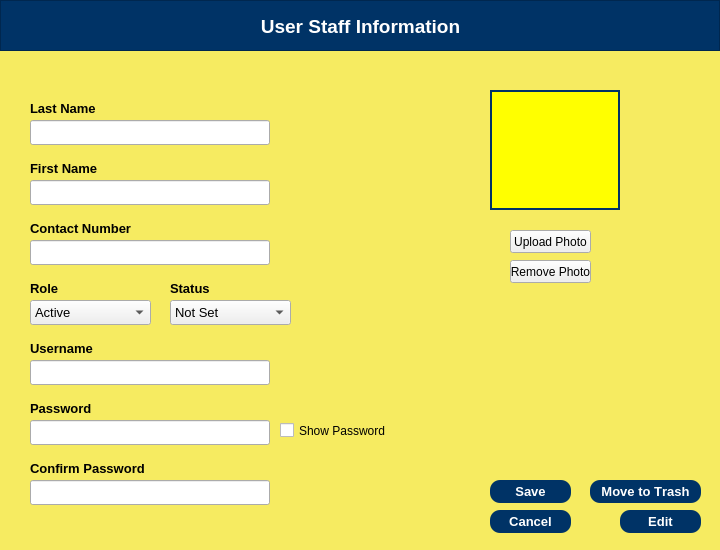
<?xml version="1.0" encoding="UTF-8"?>
<ui version="4.0">
 <class>Dialog</class>
 <widget class="QDialog" name="Dialog">
  <property name="geometry">
   <rect>
    <x>0</x>
    <y>0</y>
    <width>720</width>
    <height>550</height>
   </rect>
  </property>
  <property name="maximumSize">
   <size>
    <width>720</width>
    <height>550</height>
   </size>
  </property>
  <property name="windowTitle">
   <string>Dialog</string>
  </property>
  <widget class="QWidget" name="widgetviewUser" native="true">
   <property name="geometry">
    <rect>
     <x>0</x>
     <y>0</y>
     <width>720</width>
     <height>550</height>
    </rect>
   </property>
   <property name="font">
    <font>
     <family>Arial</family>
     <kerning>false</kerning>
    </font>
   </property>
   <property name="styleSheet">
    <string notr="true">QWidget #widgetviewUser {
	background-color:  rgb(246, 235, 97);
}</string>
   </property>
   <widget class="QFrame" name="frame">
    <property name="geometry">
     <rect>
      <x>0</x>
      <y>0</y>
      <width>720</width>
      <height>51</height>
     </rect>
    </property>
    <property name="font">
     <font>
      <family>Arial</family>
      <kerning>false</kerning>
     </font>
    </property>
    <property name="styleSheet">
     <string notr="true">background-color: rgb(0, 51, 102);
color: white;</string>
    </property>
    <property name="frameShape">
     <enum>QFrame::StyledPanel</enum>
    </property>
    <property name="frameShadow">
     <enum>QFrame::Raised</enum>
    </property>
    <widget class="QLabel" name="label">
     <property name="geometry">
      <rect>
       <x>210</x>
       <y>16</y>
       <width>301</width>
       <height>20</height>
      </rect>
     </property>
     <property name="font">
      <font>
       <family>Arial</family>
       <pointsize>14</pointsize>
       <weight>75</weight>
       <bold>true</bold>
       <kerning>false</kerning>
      </font>
     </property>
     <property name="text">
      <string>User Staff Information</string>
     </property>
     <property name="alignment">
      <set>Qt::AlignCenter</set>
     </property>
    </widget>
   </widget>
   <widget class="QLabel" name="label_2">
    <property name="geometry">
     <rect>
      <x>30</x>
      <y>100</y>
      <width>81</width>
      <height>16</height>
     </rect>
    </property>
    <property name="font">
     <font>
      <family>Arial</family>
      <pointsize>10</pointsize>
      <weight>75</weight>
      <bold>true</bold>
      <kerning>false</kerning>
     </font>
    </property>
    <property name="text">
     <string>Last Name</string>
    </property>
   </widget>
   <widget class="QPushButton" name="pushBtnEditUser">
    <property name="geometry">
     <rect>
      <x>620</x>
      <y>510</y>
      <width>81</width>
      <height>23</height>
     </rect>
    </property>
    <property name="font">
     <font>
      <family>Arial</family>
      <pointsize>10</pointsize>
      <weight>75</weight>
      <bold>true</bold>
      <kerning>false</kerning>
     </font>
    </property>
    <property name="styleSheet">
     <string notr="true">background-color: rgb(0, 51, 102);
color: white;
border-radius: 10px;</string>
    </property>
    <property name="text">
     <string>Edit</string>
    </property>
    <property name="checkable">
     <bool>false</bool>
    </property>
   </widget>
   <widget class="QLabel" name="label_3">
    <property name="geometry">
     <rect>
      <x>30</x>
      <y>160</y>
      <width>81</width>
      <height>16</height>
     </rect>
    </property>
    <property name="font">
     <font>
      <family>Arial</family>
      <pointsize>10</pointsize>
      <weight>75</weight>
      <bold>true</bold>
      <kerning>false</kerning>
     </font>
    </property>
    <property name="text">
     <string>First Name</string>
    </property>
   </widget>
   <widget class="QLabel" name="label_4">
    <property name="geometry">
     <rect>
      <x>30</x>
      <y>280</y>
      <width>91</width>
      <height>16</height>
     </rect>
    </property>
    <property name="font">
     <font>
      <family>Arial</family>
      <pointsize>10</pointsize>
      <weight>75</weight>
      <bold>true</bold>
      <kerning>false</kerning>
     </font>
    </property>
    <property name="text">
     <string>Role</string>
    </property>
   </widget>
   <widget class="QLabel" name="label_5">
    <property name="geometry">
     <rect>
      <x>30</x>
      <y>220</y>
      <width>131</width>
      <height>16</height>
     </rect>
    </property>
    <property name="font">
     <font>
      <family>Arial</family>
      <pointsize>10</pointsize>
      <weight>75</weight>
      <bold>true</bold>
      <kerning>false</kerning>
     </font>
    </property>
    <property name="text">
     <string>Contact Number</string>
    </property>
   </widget>
   <widget class="QLineEdit" name="lineEditUserLname">
    <property name="geometry">
     <rect>
      <x>30</x>
      <y>120</y>
      <width>240</width>
      <height>25</height>
     </rect>
    </property>
    <property name="font">
     <font>
      <family>Arial</family>
      <kerning>false</kerning>
     </font>
    </property>
   </widget>
   <widget class="QLineEdit" name="lineEditUserFname">
    <property name="geometry">
     <rect>
      <x>30</x>
      <y>180</y>
      <width>240</width>
      <height>25</height>
     </rect>
    </property>
    <property name="font">
     <font>
      <family>Arial</family>
      <kerning>false</kerning>
     </font>
    </property>
   </widget>
   <widget class="QLineEdit" name="lineEditUserContact">
    <property name="geometry">
     <rect>
      <x>30</x>
      <y>240</y>
      <width>240</width>
      <height>25</height>
     </rect>
    </property>
    <property name="font">
     <font>
      <family>Arial</family>
      <kerning>false</kerning>
     </font>
    </property>
   </widget>
   <widget class="QPushButton" name="pushBtnSaveUser">
    <property name="geometry">
     <rect>
      <x>490</x>
      <y>480</y>
      <width>81</width>
      <height>23</height>
     </rect>
    </property>
    <property name="font">
     <font>
      <family>Arial</family>
      <pointsize>10</pointsize>
      <weight>75</weight>
      <bold>true</bold>
      <kerning>false</kerning>
     </font>
    </property>
    <property name="styleSheet">
     <string notr="true">background-color: rgb(0, 51, 102);
color: white;
border-radius: 10px;</string>
    </property>
    <property name="text">
     <string>Save</string>
    </property>
    <property name="checkable">
     <bool>false</bool>
    </property>
   </widget>
   <widget class="QComboBox" name="userRole">
    <property name="geometry">
     <rect>
      <x>30</x>
      <y>300</y>
      <width>121</width>
      <height>25</height>
     </rect>
    </property>
    <property name="font">
     <font>
      <family>Arial</family>
      <pointsize>10</pointsize>
      <kerning>false</kerning>
     </font>
    </property>
    <property name="currentText">
     <string>Active</string>
    </property>
    <property name="currentIndex">
     <number>0</number>
    </property>
    <item>
     <property name="text">
      <string>Active</string>
     </property>
    </item>
   </widget>
   <widget class="QLabel" name="labelUserPic">
    <property name="geometry">
     <rect>
      <x>490</x>
      <y>90</y>
      <width>130</width>
      <height>120</height>
     </rect>
    </property>
    <property name="styleSheet">
     <string notr="true">background-color: yellow;
border: 2px solid  rgb(0, 51, 102);</string>
    </property>
    <property name="text">
     <string/>
    </property>
    <property name="scaledContents">
     <bool>true</bool>
    </property>
   </widget>
   <widget class="QPushButton" name="pushBtnUploadUserPic">
    <property name="geometry">
     <rect>
      <x>510</x>
      <y>230</y>
      <width>81</width>
      <height>23</height>
     </rect>
    </property>
    <property name="text">
     <string>Upload Photo</string>
    </property>
   </widget>
   <widget class="QLabel" name="label_6">
    <property name="geometry">
     <rect>
      <x>30</x>
      <y>340</y>
      <width>81</width>
      <height>16</height>
     </rect>
    </property>
    <property name="font">
     <font>
      <family>Arial</family>
      <pointsize>10</pointsize>
      <weight>75</weight>
      <bold>true</bold>
      <kerning>false</kerning>
     </font>
    </property>
    <property name="text">
     <string>Username</string>
    </property>
   </widget>
   <widget class="QLineEdit" name="lineEditUsername">
    <property name="geometry">
     <rect>
      <x>30</x>
      <y>360</y>
      <width>240</width>
      <height>25</height>
     </rect>
    </property>
    <property name="font">
     <font>
      <family>Arial</family>
      <kerning>false</kerning>
     </font>
    </property>
   </widget>
   <widget class="QLabel" name="label_7">
    <property name="geometry">
     <rect>
      <x>30</x>
      <y>400</y>
      <width>81</width>
      <height>16</height>
     </rect>
    </property>
    <property name="font">
     <font>
      <family>Arial</family>
      <pointsize>10</pointsize>
      <weight>75</weight>
      <bold>true</bold>
      <kerning>false</kerning>
     </font>
    </property>
    <property name="text">
     <string>Password</string>
    </property>
   </widget>
   <widget class="QLineEdit" name="lineEditPassword">
    <property name="geometry">
     <rect>
      <x>30</x>
      <y>420</y>
      <width>240</width>
      <height>25</height>
     </rect>
    </property>
    <property name="font">
     <font>
      <family>Arial</family>
      <kerning>false</kerning>
     </font>
    </property>
    <property name="echoMode">
     <enum>QLineEdit::Password</enum>
    </property>
   </widget>
   <widget class="QPushButton" name="pushBtnRemoveUserPic">
    <property name="geometry">
     <rect>
      <x>510</x>
      <y>260</y>
      <width>81</width>
      <height>23</height>
     </rect>
    </property>
    <property name="text">
     <string>Remove Photo</string>
    </property>
   </widget>
   <widget class="QLabel" name="label_9">
    <property name="geometry">
     <rect>
      <x>30</x>
      <y>460</y>
      <width>131</width>
      <height>16</height>
     </rect>
    </property>
    <property name="font">
     <font>
      <family>Arial</family>
      <pointsize>10</pointsize>
      <weight>75</weight>
      <bold>true</bold>
      <kerning>false</kerning>
     </font>
    </property>
    <property name="text">
     <string>Confirm Password</string>
    </property>
   </widget>
   <widget class="QLineEdit" name="lineEditCPassword">
    <property name="geometry">
     <rect>
      <x>30</x>
      <y>480</y>
      <width>240</width>
      <height>25</height>
     </rect>
    </property>
    <property name="font">
     <font>
      <family>Arial</family>
      <kerning>false</kerning>
     </font>
    </property>
    <property name="echoMode">
     <enum>QLineEdit::Password</enum>
    </property>
   </widget>
   <widget class="QPushButton" name="pushBtnCancelUser">
    <property name="geometry">
     <rect>
      <x>490</x>
      <y>510</y>
      <width>81</width>
      <height>23</height>
     </rect>
    </property>
    <property name="font">
     <font>
      <family>Arial</family>
      <pointsize>10</pointsize>
      <weight>75</weight>
      <bold>true</bold>
      <kerning>false</kerning>
     </font>
    </property>
    <property name="styleSheet">
     <string notr="true">background-color: rgb(0, 51, 102);
color: white;
border-radius: 10px;</string>
    </property>
    <property name="text">
     <string>Cancel</string>
    </property>
    <property name="checkable">
     <bool>false</bool>
    </property>
   </widget>
   <widget class="QPushButton" name="pushBtnTrashUser">
    <property name="geometry">
     <rect>
      <x>590</x>
      <y>480</y>
      <width>111</width>
      <height>23</height>
     </rect>
    </property>
    <property name="font">
     <font>
      <family>Arial</family>
      <pointsize>10</pointsize>
      <weight>75</weight>
      <bold>true</bold>
      <kerning>false</kerning>
     </font>
    </property>
    <property name="styleSheet">
     <string notr="true">background-color: rgb(0, 51, 102);
color: white;
border-radius: 10px;</string>
    </property>
    <property name="text">
     <string>Move to Trash</string>
    </property>
    <property name="checkable">
     <bool>false</bool>
    </property>
   </widget>
   <widget class="QCheckBox" name="showPass">
    <property name="geometry">
     <rect>
      <x>280</x>
      <y>420</y>
      <width>111</width>
      <height>21</height>
     </rect>
    </property>
    <property name="text">
     <string>Show Password</string>
    </property>
   </widget>
   <widget class="QLabel" name="label_8">
    <property name="geometry">
     <rect>
      <x>170</x>
      <y>280</y>
      <width>91</width>
      <height>16</height>
     </rect>
    </property>
    <property name="font">
     <font>
      <family>Arial</family>
      <pointsize>10</pointsize>
      <weight>75</weight>
      <bold>true</bold>
      <kerning>false</kerning>
     </font>
    </property>
    <property name="text">
     <string>Status</string>
    </property>
   </widget>
   <widget class="QComboBox" name="userStatus">
    <property name="geometry">
     <rect>
      <x>170</x>
      <y>300</y>
      <width>121</width>
      <height>25</height>
     </rect>
    </property>
    <property name="font">
     <font>
      <family>Arial</family>
      <pointsize>10</pointsize>
      <kerning>false</kerning>
     </font>
    </property>
    <property name="currentText">
     <string>Not Set</string>
    </property>
    <property name="currentIndex">
     <number>0</number>
    </property>
    <item>
     <property name="text">
      <string>Not Set</string>
     </property>
    </item>
   </widget>
  </widget>
 </widget>
 <resources/>
 <connections/>
</ui>
